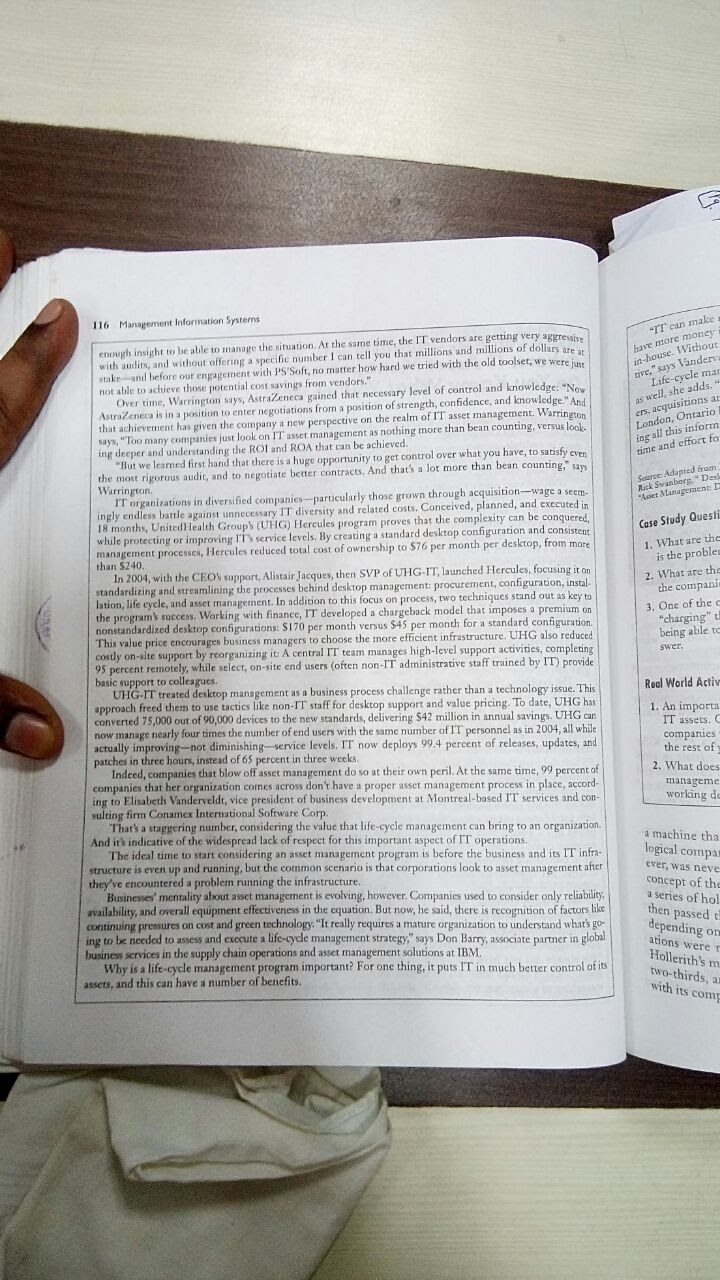
#> input picture test_input/book.jpg, 720 x 1280 px
$ python canny_edge_histogram.py --image test_input/book.jpg   (Python 2 division)   (older library calls are emulated)
#> lines starting #> are read from the running program, lines starting #| are printed output that depends on the picture; after the words box and inside, x2 and y2 are one past the last pixel; in counts of white or black regions, pixels touching at a corner belong together
#> further down, image is the input picture: shape (1280, 720, 3); mean B, G, R 170.3, 174.3, 175.9
# for drawing the histograms currently, I am just changing the list value on #50

import argparse

from matplotlib import pyplot as plt
import cv2
import numpy as np

ap = argparse.ArgumentParser()
ap.add_argument("-i", "--image", required=True,
                help="Path to the image")
args = vars(ap.parse_args())

def resize_to_screen(src, maxw=1380, maxh=600, copy=False):

#> called with maxw = 1380, maxh = 600, copy = False
    height, width = src.shape[:2]
#> height = 1280; width = 720

    scl_x = float(width)/maxw
#> scl_x = 0.522
    scl_y = float(height)/maxh
#> scl_y = 2.13

    scl = int(np.ceil(max(scl_x, scl_y)))
#> scl = 3

    if scl > 1.0:
        inv_scl = 1.0/scl
#> inv_scl = 0.333
        img = cv2.resize(src, (0, 0), None, inv_scl, inv_scl, cv2.INTER_AREA)
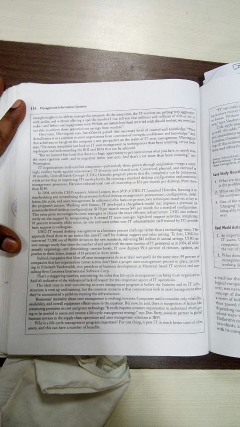
#> img: shape (427, 240, 3); mean B, G, R 170.2, 174.3, 175.9
    elif copy:
        img = src.copy()
    else:
        img = src

    return img

image_name = args["image"]
image = cv2.imread(image_name)
image = resize_to_screen(image)

gray = cv2.cvtColor(image, cv2.COLOR_BGR2GRAY)
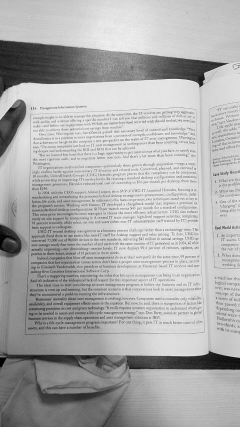
#> gray: shape (427, 240); min 0, max 241, mean 174.3
blurred = cv2.GaussianBlur(gray, (11, 11), 0)
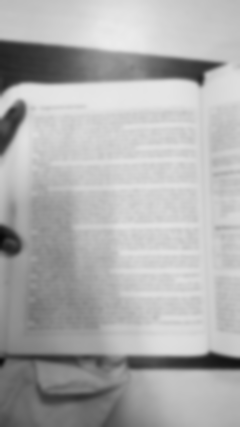
#> blurred: shape (427, 240); min 8, max 236, mean 174.3

canny = cv2.Canny(blurred, 30, 150)
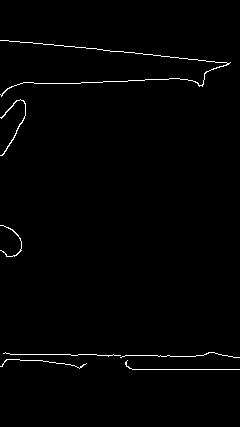
#> canny: shape (427, 240); 1.1% white in thin lines or dots, all inside (x1, y1, x2, y2) = (0, 40, 240, 370)

(_, cnts, _) = cv2.findContours(canny.copy(), cv2.RETR_EXTERNAL, cv2.CHAIN_APPROX_SIMPLE)
#> cnts = 7 contours, 5 with area under 20; largest, box (x1, y1, x2, y2) and area: (0, 99, 26, 156) 41, (0, 40, 231, 97) 24

print "Contours in the image, %d" % (len(cnts))
#| Contours in the image, 7

shape = image.copy()
cv2.drawContours(shape, cnts, -1, (0, 255, 0), 2)
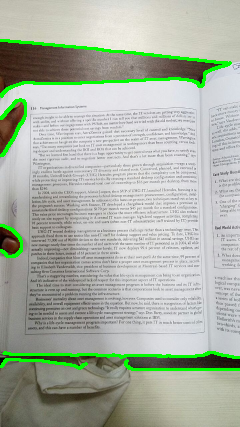
#> shape: shape (427, 240, 3); 3.53% of pixels changed, all inside (x1, y1, x2, y2) = (0, 39, 240, 371)
cv2.imshow("Edges", canny)
cv2.imwrite("output.jpg", canny)

hist = cv2.calcHist([canny], [0], None, [256], [0, 256])
#> hist = 256 values, max 101326 at index 0, min 0 at index 1, mean 400.3
plt.figure()
plt.title("Canny edge Histogram")
plt.xlabel("Bins")
plt.ylabel("# of pixels")
plt.plot(hist)
plt.xlim([0, 256])
plt.show()
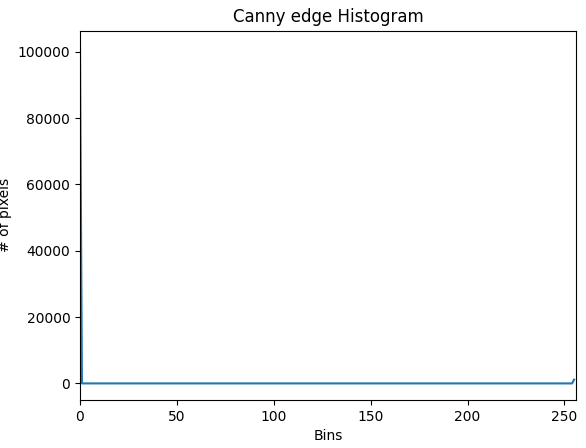
#> figure drawn by matplotlib, 1 panel; curve peaks at x = 0, y = 101326

cv2.waitKey(0)
